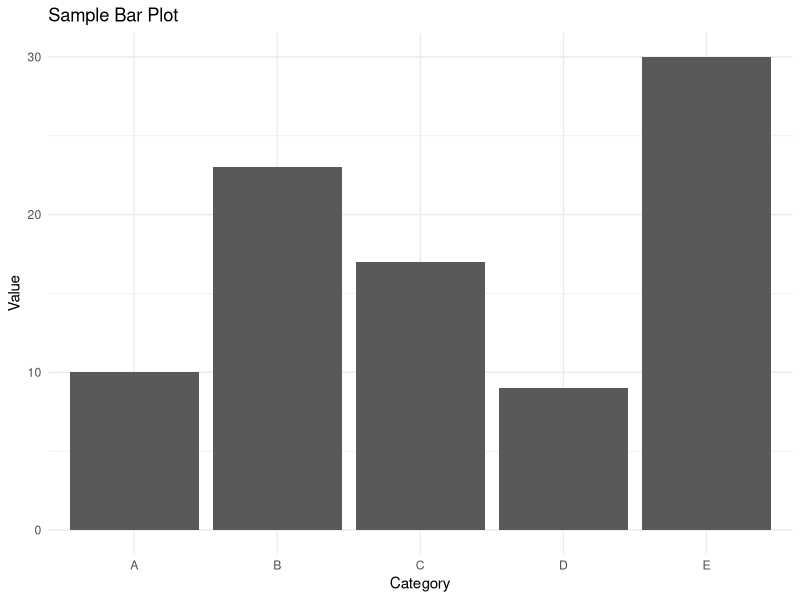
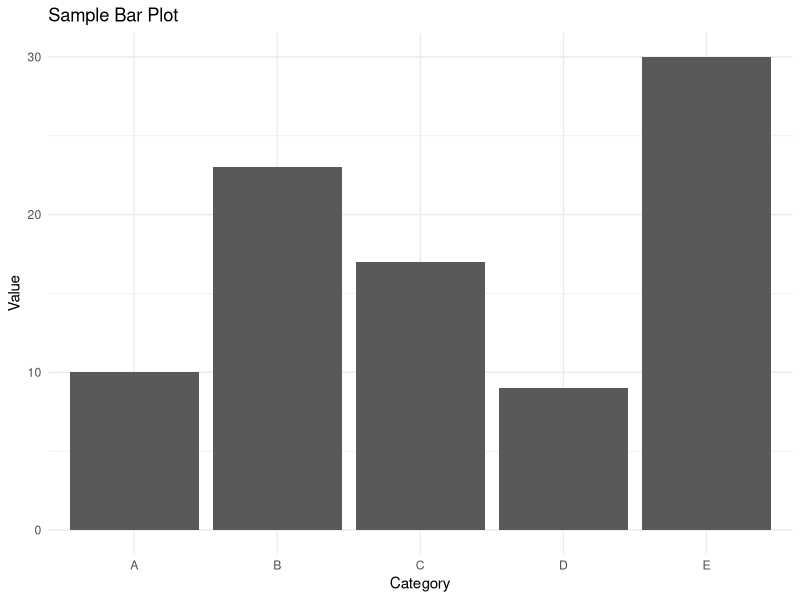

The R script that drew these images, in order:
## ---- chunk 1

# Load required library
library(ggplot2)

# Create a sample dataframe
df <- data.frame(
  category = c("A", "B", "C", "D", "E"),
  value = c(10, 23, 17, 9, 30)
)

# Print the dataframe
print(df)

# Create a bar plot
ggplot(df, aes(x = category, y = value)) +
  geom_col() +
  labs(
    title = "Sample Bar Plot",
    x = "Category",
    y = "Value"
  ) +
  theme_minimal()

## ---- chunk 2
#| echo: false

# Load required library
library(ggplot2)

# Create a sample dataframe
df <- data.frame(
  category = c("A", "B", "C", "D", "E"),
  value = c(10, 23, 17, 9, 30)
)

# Print the dataframe
print(df)

# Create a bar plot
ggplot(df, aes(x = category, y = value)) +
  geom_col() +
  labs(
    title = "Sample Bar Plot",
    x = "Category",
    y = "Value"
  ) +
  theme_minimal()
